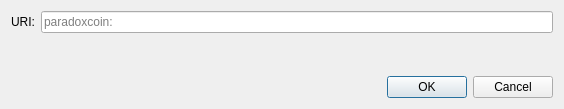
<?xml version="1.0" encoding="UTF-8"?>
<ui version="4.0">
 <class>OpenURIDialog</class>
 <widget class="QDialog" name="OpenURIDialog">
  <property name="geometry">
   <rect>
    <x>0</x>
    <y>0</y>
    <width>564</width>
    <height>109</height>
   </rect>
  </property>
  <property name="windowTitle">
   <string>Open paradoxcoin URI</string>
  </property>
  <layout class="QVBoxLayout" name="verticalLayout">
   <item>
    <layout class="QHBoxLayout" name="horizontalLayout">
     <item>
      <widget class="QLabel" name="label">
       <property name="text">
        <string>URI:</string>
       </property>
      </widget>
     </item>
     <item>
      <widget class="QValidatedLineEdit" name="uriEdit">
       <property name="placeholderText">
        <string notr="true">paradoxcoin:</string>
       </property>
      </widget>
     </item>
    </layout>
   </item>
   <item>
    <spacer name="verticalSpacer">
     <property name="orientation">
      <enum>Qt::Vertical</enum>
     </property>
     <property name="sizeHint" stdset="0">
      <size>
       <width>20</width>
       <height>40</height>
      </size>
     </property>
    </spacer>
   </item>
   <item>
    <widget class="QDialogButtonBox" name="buttonBox">
     <property name="orientation">
      <enum>Qt::Horizontal</enum>
     </property>
     <property name="standardButtons">
      <set>QDialogButtonBox::Cancel|QDialogButtonBox::Ok</set>
     </property>
    </widget>
   </item>
  </layout>
 </widget>
 <customwidgets>
  <customwidget>
   <class>QValidatedLineEdit</class>
   <extends>QLineEdit</extends>
   <header>qt/qvalidatedlineedit.h</header>
  </customwidget>
 </customwidgets>
 <resources/>
 <connections>
  <connection>
   <sender>buttonBox</sender>
   <signal>accepted()</signal>
   <receiver>OpenURIDialog</receiver>
   <slot>accept()</slot>
   <hints>
    <hint type="sourcelabel">
     <x>248</x>
     <y>254</y>
    </hint>
    <hint type="destinationlabel">
     <x>157</x>
     <y>274</y>
    </hint>
   </hints>
  </connection>
  <connection>
   <sender>buttonBox</sender>
   <signal>rejected()</signal>
   <receiver>OpenURIDialog</receiver>
   <slot>reject()</slot>
   <hints>
    <hint type="sourcelabel">
     <x>316</x>
     <y>260</y>
    </hint>
    <hint type="destinationlabel">
     <x>286</x>
     <y>274</y>
    </hint>
   </hints>
  </connection>
 </connections>
</ui>
